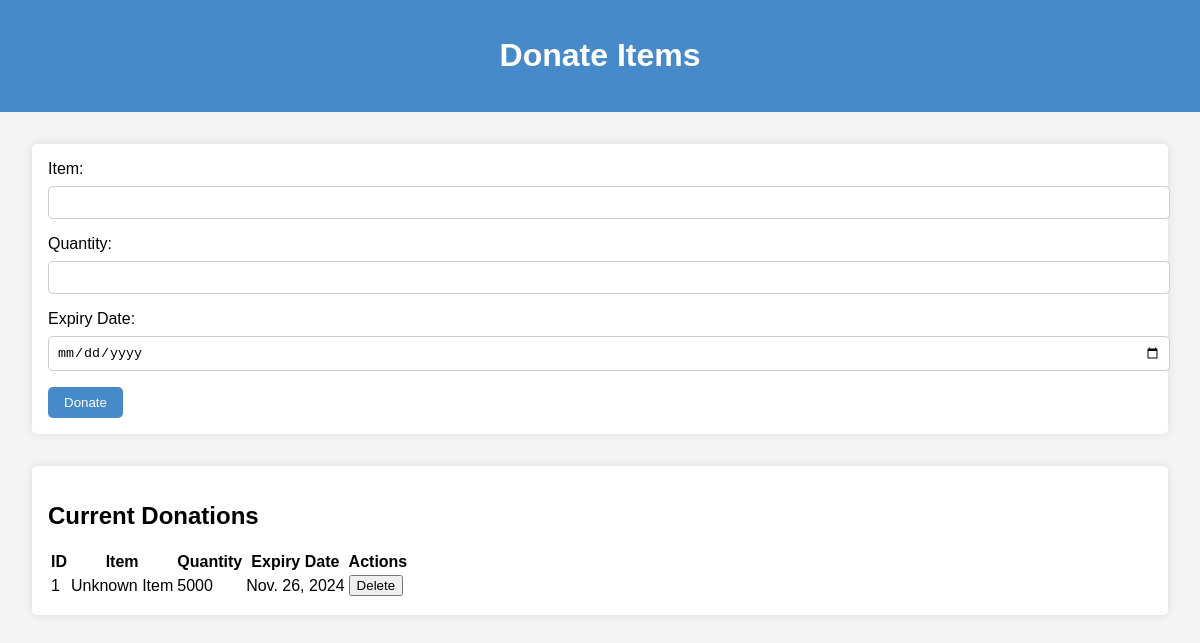
Page /donate on the earlier database version.
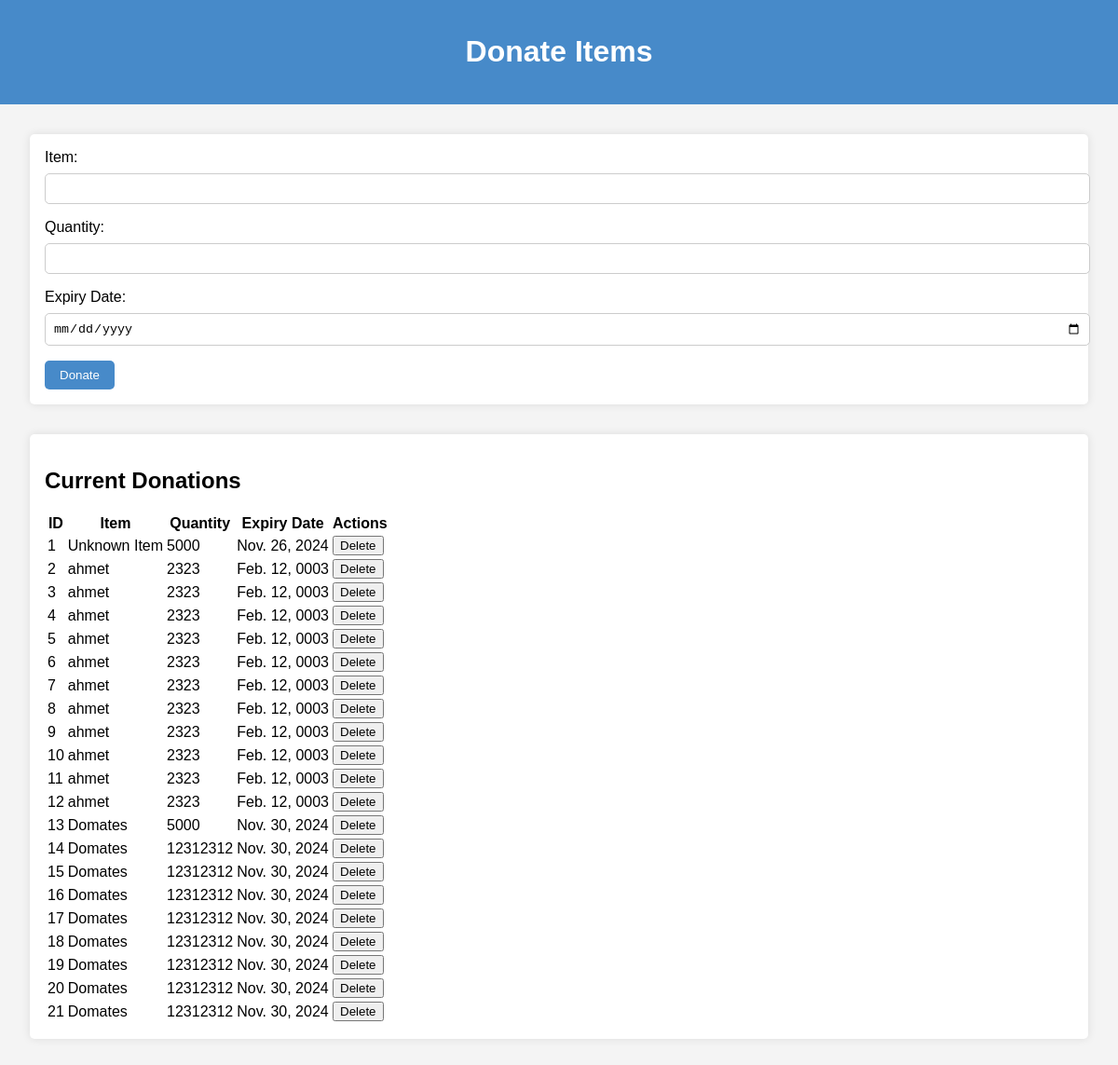
Same page on the later database version.
### foodrescue/models.py (models this page shows, shortened)
class Donation(models.Model):
    id = models.AutoField(primary_key=True)
    item_name = models.CharField(max_length=100, default='Unknown Item')
    quantity = models.IntegerField()
    expiry_date = models.DateField()
    @classmethod
    def get_current_donations(cls):
        return cls.objects.all()

### foodrescueapp/views.py (the view, shortened to what this page needs)
# urls.py: path('donate', views.create_donation_view, name='donate'),
def create_donation_view(request):
    donations = models.Donation.get_current_donations()
    return render(request, 'app/donate.html', {'donations': donations})

### templates/app/donate.html (shortened to what this page needs)
{% load static %}
<!DOCTYPE html>
<html lang="en">
<head>
    <link rel="stylesheet" href="{% static 'css/donate.css' %}">
</head>
<body>
    <header>
        <h1>Donate Items</h1>
    </header>
    <main>
        <section class="donate-form">
            <form id="donateForm" method="post">
                <label for="item">Item:</label>
                <input type="text" id="item" name="item" required>
                <label for="quantity">Quantity:</label>
                <input type="number" id="quantity" name="quantity" required>
                <label for="expiryDate">Expiry Date:</label>
                <input type="date" id="expiryDate" name="expiry_date" required>
                <button type="submit">Donate</button>
            </form>
        </section>
        <section class="donations-list">
            <h2>Current Donations</h2>
            <table id="donationsTable">
                <thead>
                    <tr>
                        <th>ID</th>
                        <th>Item</th>
                        <th>Quantity</th>
                        <th>Expiry Date</th>
                        <th>Actions</th>
                    </tr>
                </thead>
                <tbody>
                    {% for donation in donations %}
                        <tr>
                            <td>{{ donation.id }}</td>
                            <td>{{ donation.item_name }}</td>
                            <td>{{ donation.quantity }}</td>
                            <td>{{ donation.expiry_date }}</td>
                            <td>
                                <form method="post" action="{% url 'delete_donation' donation.id %}">
                                    <button type="submit">Delete</button>
                                </form>
                            </td>
                        </tr>
                    {% endfor %}
                </tbody>
            </table>
        </section>
    </main>
</body>
</html>

Differences in the rows shown:
added Donation: id "2", item_name "ahmet", quantity "2323", expiry_date "Feb. 12, 0003"
added Donation: id "3", item_name "ahmet", quantity "2323", expiry_date "Feb. 12, 0003"
added Donation: id "4", item_name "ahmet", quantity "2323", expiry_date "Feb. 12, 0003"
added Donation: id "5", item_name "ahmet", quantity "2323", expiry_date "Feb. 12, 0003"
added Donation: id "6", item_name "ahmet", quantity "2323", expiry_date "Feb. 12, 0003"
added Donation: id "7", item_name "ahmet", quantity "2323", expiry_date "Feb. 12, 0003"
added Donation: id "8", item_name "ahmet", quantity "2323", expiry_date "Feb. 12, 0003"
added Donation: id "9", item_name "ahmet", quantity "2323", expiry_date "Feb. 12, 0003"
added Donation: id "10", item_name "ahmet", quantity "2323", expiry_date "Feb. 12, 0003"
added Donation: id "11", item_name "ahmet", quantity "2323", expiry_date "Feb. 12, 0003"
added Donation: id "12", item_name "ahmet", quantity "2323", expiry_date "Feb. 12, 0003"
added Donation: id "13", item_name "Domates", quantity "5000", expiry_date "Nov. 30, 2024"
added Donation: id "14", item_name "Domates", quantity "12312312", expiry_date "Nov. 30, 2024"
added Donation: id "15", item_name "Domates", quantity "12312312", expiry_date "Nov. 30, 2024"
added Donation: id "16", item_name "Domates", quantity "12312312", expiry_date "Nov. 30, 2024"
added Donation: id "17", item_name "Domates", quantity "12312312", expiry_date "Nov. 30, 2024"
added Donation: id "18", item_name "Domates", quantity "12312312", expiry_date "Nov. 30, 2024"
added Donation: id "19", item_name "Domates", quantity "12312312", expiry_date "Nov. 30, 2024"
added Donation: id "20", item_name "Domates", quantity "12312312", expiry_date "Nov. 30, 2024"
added Donation: id "21", item_name "Domates", quantity "12312312", expiry_date "Nov. 30, 2024"
